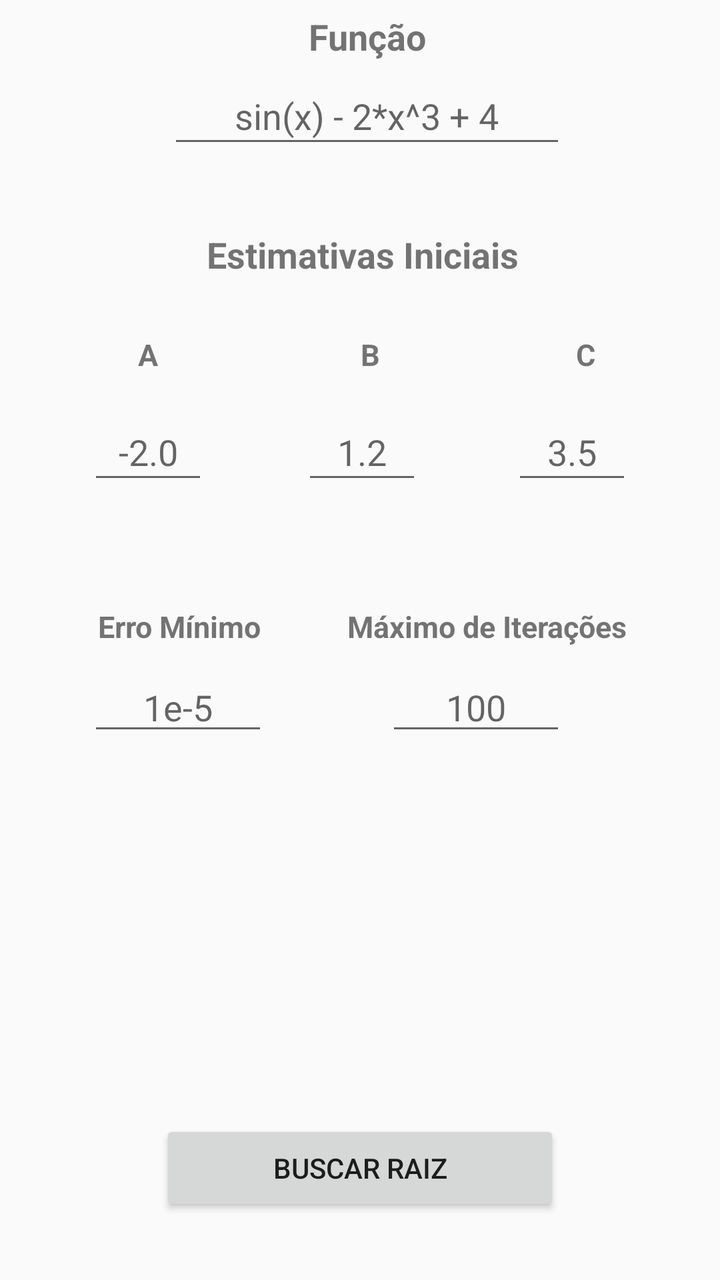
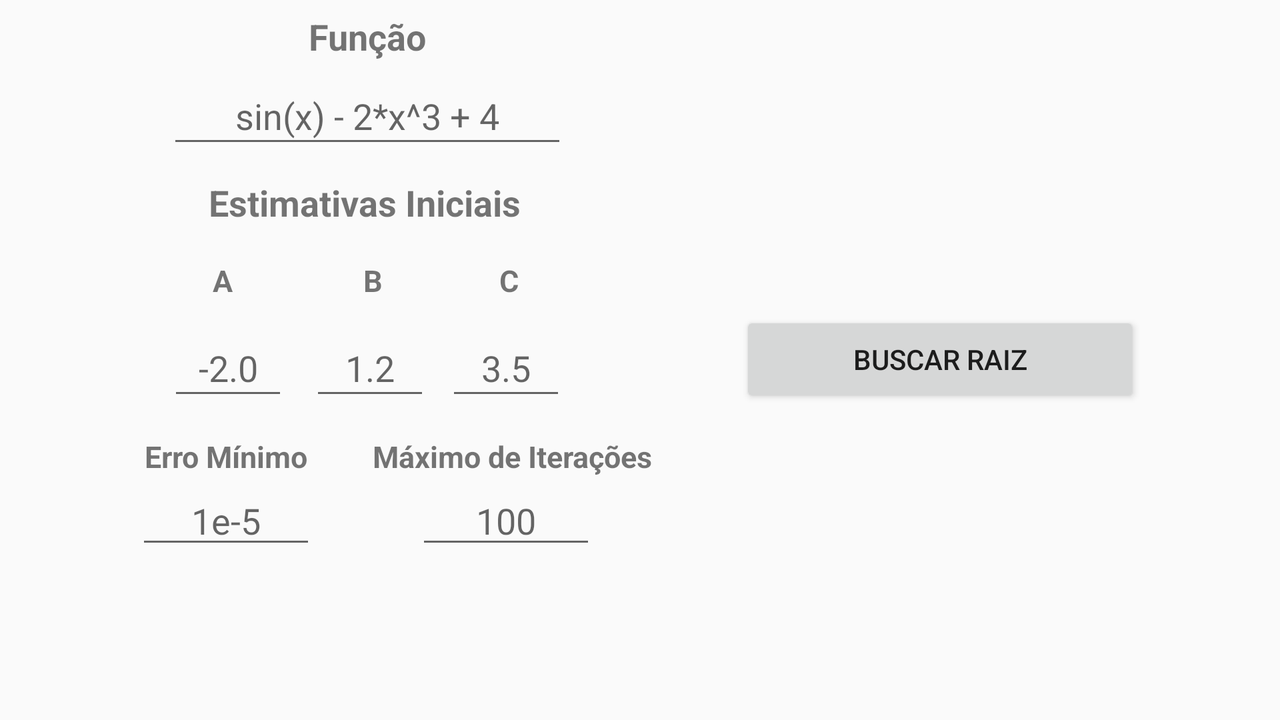

One screen, two layout resources from the same app: the default and the repository's alternative for another configuration. Each is rendered where Android would select it; the XML of both is given below.
<!-- AndroidManifest.xml: application theme AppTheme -->
<!-- res/layout/activity_muller.xml -->
<?xml version="1.0" encoding="utf-8"?>
<android.support.constraint.ConstraintLayout xmlns:android="http://schemas.android.com/apk/res/android"
    xmlns:app="http://schemas.android.com/apk/res-auto"
    xmlns:tools="http://schemas.android.com/tools"
    android:layout_width="match_parent"
    android:layout_height="match_parent"
    android:screenOrientation="portrait"
    tools:layout_editor_absoluteY="25dp">

    <Button
        android:id="@+id/btn_calcular_muller"
        android:layout_width="200dp"
        android:layout_height="48dp"
        android:layout_marginBottom="32dp"
        android:layout_marginEnd="8dp"
        android:layout_marginLeft="8dp"
        android:layout_marginRight="8dp"
        android:layout_marginStart="8dp"
        android:text="@string/btn_BuscarRaiz"
        app:layout_constraintBottom_toBottomOf="parent"
        app:layout_constraintEnd_toEndOf="parent"
        app:layout_constraintStart_toStartOf="parent" />

    <EditText
        android:id="@+id/editText_função_muller"
        android:layout_width="199dp"
        android:layout_height="45dp"
        android:layout_marginEnd="8dp"
        android:layout_marginLeft="8dp"
        android:layout_marginRight="8dp"
        android:layout_marginStart="8dp"
        android:ems="10"
        android:hint="@string/txt_hint_Funcao"
        android:inputType="textPersonName"
        android:textAlignment="center"
        app:layout_constraintEnd_toEndOf="parent"
        app:layout_constraintEnd_toStartOf="@+id/guideline4"
        app:layout_constraintHorizontal_bias="0.5"
        app:layout_constraintStart_toEndOf="@+id/guideline"
        app:layout_constraintStart_toStartOf="parent"
        app:layout_constraintTop_toBottomOf="@+id/textView_função_muller" />

    <TextView
        android:id="@+id/textView_função_muller"
        android:layout_width="200dp"
        android:layout_height="28dp"
        android:layout_marginEnd="8dp"
        android:layout_marginLeft="8dp"
        android:layout_marginRight="8dp"
        android:layout_marginStart="8dp"
        android:text="@string/funcao"
        android:textAlignment="center"
        android:textSize="@dimen/funcao_size"
        android:textStyle="bold"
        app:layout_constraintEnd_toEndOf="parent"
        app:layout_constraintEnd_toStartOf="@+id/guideline4"
        app:layout_constraintHorizontal_bias="0.5"
        app:layout_constraintStart_toEndOf="@+id/guideline"
        app:layout_constraintStart_toStartOf="parent"
        app:layout_constraintTop_toBottomOf="@+id/guideline2" />

    <TextView
        android:id="@+id/textView_x0_muller"
        android:layout_width="57dp"
        android:layout_height="19dp"
        android:layout_marginLeft="8dp"
        android:layout_marginStart="8dp"
        android:layout_marginTop="88dp"
        android:text="@string/txt_Estimativas_A"
        android:textAlignment="center"
        android:textSize="@dimen/estimativas_size"
        android:textStyle="bold"
        app:layout_constraintEnd_toStartOf="@+id/textView_x1_muller"
        app:layout_constraintHorizontal_bias="0.5"
        app:layout_constraintStart_toEndOf="@+id/guideline"
        app:layout_constraintStart_toStartOf="parent"
        app:layout_constraintTop_toBottomOf="@+id/editText_função_muller" />

    <EditText
        android:id="@+id/editText_x0_muller"
        android:layout_width="60dp"
        android:layout_height="45dp"
        android:layout_marginLeft="8dp"
        android:layout_marginStart="8dp"
        android:layout_marginTop="16dp"
        android:ems="10"
        android:hint="@string/txt_hint_A"
        android:inputType="textPersonName"
        android:textAlignment="center"
        app:layout_constraintEnd_toStartOf="@+id/editText_x1_muller"
        app:layout_constraintHorizontal_bias="0.5"
        app:layout_constraintStart_toEndOf="@+id/guideline"
        app:layout_constraintStart_toStartOf="parent"
        app:layout_constraintTop_toBottomOf="@+id/textView_x0_muller" />

    <TextView
        android:id="@+id/textView_x1_muller"
        android:layout_width="57dp"
        android:layout_height="19dp"
        android:layout_marginEnd="13dp"
        android:layout_marginLeft="16dp"
        android:layout_marginRight="13dp"
        android:layout_marginStart="16dp"
        android:layout_marginTop="88dp"
        android:text="@string/txt_Estimativas_B"
        android:textAlignment="center"
        android:textSize="@dimen/estimativas_size"
        android:textStyle="bold"
        app:layout_constraintEnd_toStartOf="@+id/textView_x2_muller"
        app:layout_constraintHorizontal_bias="0.5"
        app:layout_constraintStart_toEndOf="@+id/textView_x0_muller"
        app:layout_constraintTop_toBottomOf="@+id/editText_função_muller" />

    <EditText
        android:id="@+id/editText_x1_muller"
        android:layout_width="60dp"
        android:layout_height="45dp"
        android:layout_marginEnd="9dp"
        android:layout_marginLeft="11dp"
        android:layout_marginRight="9dp"
        android:layout_marginStart="11dp"
        android:layout_marginTop="16dp"
        android:ems="10"
        android:hint="@string/txt_hint_B"
        android:inputType="textPersonName"
        android:textAlignment="center"
        app:layout_constraintEnd_toStartOf="@+id/editText_x2_muller"
        app:layout_constraintHorizontal_bias="0.5"
        app:layout_constraintStart_toEndOf="@+id/editText_x0_muller"
        app:layout_constraintTop_toBottomOf="@+id/textView_x1_muller" />

    <TextView
        android:id="@+id/textView_x2_muller"
        android:layout_width="57dp"
        android:layout_height="19dp"
        android:layout_marginEnd="8dp"
        android:layout_marginRight="8dp"
        android:layout_marginTop="88dp"
        android:text="@string/txt_Estimativas_C"
        android:textAlignment="center"
        android:textSize="@dimen/estimativas_size"
        android:textStyle="bold"
        app:layout_constraintEnd_toEndOf="parent"
        app:layout_constraintEnd_toStartOf="@+id/guideline4"
        app:layout_constraintHorizontal_bias="0.5"
        app:layout_constraintStart_toEndOf="@+id/textView_x1_muller"
        app:layout_constraintTop_toBottomOf="@+id/editText_função_muller" />

    <EditText
        android:id="@+id/editText_x2_muller"
        android:layout_width="60dp"
        android:layout_height="45dp"
        android:layout_marginEnd="8dp"
        android:layout_marginRight="8dp"
        android:layout_marginTop="16dp"
        android:ems="10"
        android:hint="@string/txt_hint_C"
        android:inputType="textPersonName"
        android:textAlignment="center"
        app:layout_constraintEnd_toEndOf="parent"
        app:layout_constraintStart_toEndOf="@+id/editText_x1_muller"
        app:layout_constraintTop_toBottomOf="@+id/textView_x2_muller" />

    <TextView
        android:id="@+id/textView_tol_muller"
        android:layout_width="90dp"
        android:layout_height="17dp"
        android:layout_marginLeft="8dp"
        android:layout_marginStart="8dp"
        android:text="@string/txt_erroMinimo"
        android:textAlignment="center"
        android:textSize="@dimen/estimativas_size"
        android:textStyle="bold"
        app:layout_constraintBaseline_toBaselineOf="@+id/textView_n_muller"
        app:layout_constraintEnd_toStartOf="@+id/textView_n_muller"
        app:layout_constraintHorizontal_bias="0.5"
        app:layout_constraintStart_toStartOf="parent" />

    <EditText
        android:id="@+id/editText_tol_muller"
        android:layout_width="90dp"
        android:layout_height="wrap_content"
        android:layout_marginLeft="44dp"
        android:layout_marginStart="44dp"
        android:ems="10"
        android:hint="@string/txt_hint_ERRO"
        android:inputType="textPersonName"
        android:textAlignment="center"
        app:layout_constraintBaseline_toBaselineOf="@+id/editText_n_muller"
        app:layout_constraintStart_toStartOf="parent" />

    <TextView
        android:id="@+id/textView_n_muller"
        android:layout_width="144dp"
        android:layout_height="wrap_content"
        android:layout_marginEnd="8dp"
        android:layout_marginRight="8dp"
        android:layout_marginTop="56dp"
        android:text="@string/txt_maximoIteracoes"
        android:textAlignment="center"
        android:textSize="@dimen/estimativas_size"
        android:textStyle="bold"
        app:layout_constraintEnd_toEndOf="parent"
        app:layout_constraintHorizontal_bias="0.5"
        app:layout_constraintStart_toEndOf="@+id/textView_tol_muller"
        app:layout_constraintTop_toBottomOf="@+id/editText_x1_muller" />

    <EditText
        android:id="@+id/editText_n_muller"
        android:layout_width="90dp"
        android:layout_height="wrap_content"
        android:layout_marginEnd="84dp"
        android:layout_marginRight="84dp"
        android:layout_marginTop="8dp"
        android:ems="10"
        android:hint="@string/txt_hint_N"
        android:inputType="textPersonName"
        android:textAlignment="center"
        app:layout_constraintEnd_toStartOf="@+id/guideline4"
        app:layout_constraintTop_toBottomOf="@+id/textView_n_muller" />

    <android.support.constraint.Guideline
        android:id="@+id/guideline"
        android:layout_width="wrap_content"
        android:layout_height="wrap_content"
        android:orientation="vertical"
        app:layout_constraintGuide_begin="20dp" />

    <android.support.constraint.Guideline
        android:id="@+id/guideline2"
        android:layout_width="wrap_content"
        android:layout_height="wrap_content"
        android:layout_marginTop="8dp"
        android:orientation="horizontal"
        app:layout_constraintGuide_begin="6dp"
        app:layout_constraintTop_toTopOf="parent" />

    <android.support.constraint.Guideline
        android:id="@+id/guideline3"
        android:layout_width="wrap_content"
        android:layout_height="wrap_content"
        android:orientation="vertical"
        app:layout_constraintGuide_begin="20dp" />

    <android.support.constraint.Guideline
        android:id="@+id/guideline4"
        android:layout_width="wrap_content"
        android:layout_height="wrap_content"
        android:layout_marginEnd="8dp"
        android:layout_marginRight="8dp"
        android:orientation="vertical"
        app:layout_constraintEnd_toEndOf="parent"
        app:layout_constraintGuide_begin="367dp" />

    <TextView
        android:id="@+id/textView8"
        android:layout_width="196dp"
        android:layout_height="27dp"
        android:layout_marginEnd="88dp"
        android:layout_marginRight="88dp"
        android:layout_marginTop="36dp"
        android:text="Estimativas Iniciais"
        android:textAlignment="center"
        android:textSize="@dimen/funcao_size"
        android:textStyle="bold"
        app:layout_constraintEnd_toEndOf="parent"
        app:layout_constraintEnd_toStartOf="@+id/guideline4"
        app:layout_constraintTop_toBottomOf="@+id/editText_função_muller" />

    <Button
        android:id="@+id/btn_help_muller"
        android:layout_width="25dp"
        android:layout_height="25dp"
        android:layout_marginEnd="5dp"
        android:layout_marginRight="5dp"
        android:layout_marginTop="5dp"
        android:background="@drawable/help"
        app:layout_constraintEnd_toEndOf="parent"
        app:layout_constraintTop_toTopOf="parent" />

</android.support.constraint.ConstraintLayout>
<!-- resources referenced by this layout -->
<resources>
  <dimen name="estimativas_size">15sp</dimen>
  <dimen name="funcao_size">18sp</dimen>
  <string name="btn_BuscarRaiz">Buscar Raiz</string>
  <string name="funcao">Função</string>
  <string name="txt_Estimativas_A">A</string>
  <string name="txt_Estimativas_B">B</string>
  <string name="txt_Estimativas_C">C</string>
  <string name="txt_erroMinimo">Erro Mínimo</string>
  <string name="txt_hint_A">-2.0</string>
  <string name="txt_hint_B">1.2</string>
  <string name="txt_hint_C">3.5</string>
  <string name="txt_hint_ERRO">1e-5</string>
  <string name="txt_hint_Funcao">sin(x) - 2*x^3 + 4</string>
  <string name="txt_hint_N">100</string>
  <string name="txt_maximoIteracoes">Máximo de Iterações</string>
  <style name="AppTheme" parent="Base.Theme.AppCompat.Light.DarkActionBar">
          
          <item name="colorPrimary">@color/colorPrimary</item>
          <item name="colorPrimaryDark">@color/colorPrimaryDark</item>
          <item name="colorAccent">@color/colorAccent</item>
      </style>
  <color name="colorPrimary">#1a4616</color>
  <color name="colorPrimaryDark">#1a4616</color>
  <color name="colorAccent">#FF4081</color>
</resources>
<!-- res/layout-land/activity_muller.xml (the repository's variant of the layout above) -->
<!-- drawn on the phone turned sideways -->
<?xml version="1.0" encoding="utf-8"?>
<android.support.constraint.ConstraintLayout xmlns:android="http://schemas.android.com/apk/res/android"
    xmlns:app="http://schemas.android.com/apk/res-auto"
    xmlns:tools="http://schemas.android.com/tools"
    android:layout_width="match_parent"
    android:layout_height="match_parent"
    android:screenOrientation="portrait"
    tools:layout_editor_absoluteY="25dp">

    <Button
        android:id="@+id/btn_calcular_muller"
        android:layout_width="200dp"
        android:layout_height="48dp"
        android:layout_marginBottom="144dp"
        android:layout_marginEnd="46dp"
        android:layout_marginLeft="63dp"
        android:layout_marginRight="46dp"
        android:layout_marginStart="63dp"
        android:layout_marginTop="143dp"
        android:text="@string/btn_BuscarRaiz"
        app:layout_constraintBottom_toBottomOf="parent"
        app:layout_constraintEnd_toEndOf="parent"
        app:layout_constraintStart_toEndOf="@+id/textView_x2_muller"
        app:layout_constraintTop_toTopOf="parent" />

    <EditText
        android:id="@+id/editText_função_muller"
        android:layout_width="200dp"
        android:layout_height="45dp"
        android:layout_marginEnd="8dp"
        android:layout_marginLeft="8dp"
        android:layout_marginRight="8dp"
        android:layout_marginStart="8dp"
        android:ems="10"
        android:hint="@string/txt_hint_Funcao"
        android:inputType="textPersonName"
        android:textAlignment="center"
        app:layout_constraintEnd_toEndOf="parent"
        app:layout_constraintEnd_toStartOf="@+id/guideline4"
        app:layout_constraintHorizontal_bias="0.5"
        app:layout_constraintStart_toEndOf="@+id/guideline"
        app:layout_constraintStart_toStartOf="parent"
        app:layout_constraintTop_toBottomOf="@+id/textView_função_muller" />

    <TextView
        android:id="@+id/textView_função_muller"
        android:layout_width="200dp"
        android:layout_height="28dp"
        android:layout_marginEnd="8dp"
        android:layout_marginLeft="8dp"
        android:layout_marginRight="8dp"
        android:layout_marginStart="8dp"
        android:text="@string/funcao"
        android:textAlignment="center"
        android:textSize="@dimen/funcao_size"
        android:textStyle="bold"
        app:layout_constraintEnd_toEndOf="parent"
        app:layout_constraintEnd_toStartOf="@+id/guideline4"
        app:layout_constraintHorizontal_bias="0.5"
        app:layout_constraintStart_toEndOf="@+id/guideline"
        app:layout_constraintStart_toStartOf="parent"
        app:layout_constraintTop_toBottomOf="@+id/guideline2" />

    <TextView
        android:id="@+id/textView_x0_muller"
        android:layout_width="57dp"
        android:layout_height="19dp"
        android:layout_marginLeft="83dp"
        android:layout_marginStart="83dp"
        android:layout_marginTop="14dp"
        android:text="@string/txt_Estimativas_A"
        android:textAlignment="center"
        android:textSize="@dimen/estimativas_size"
        android:textStyle="bold"
        app:layout_constraintStart_toStartOf="parent"
        app:layout_constraintTop_toBottomOf="@+id/textView8" />

    <EditText
        android:id="@+id/editText_x0_muller"
        android:layout_width="60dp"
        android:layout_height="45dp"
        android:layout_marginLeft="84dp"
        android:layout_marginStart="84dp"
        android:layout_marginTop="11dp"
        android:ems="10"
        android:hint="@string/txt_hint_A"
        android:inputType="textPersonName"
        android:textAlignment="center"
        app:layout_constraintStart_toStartOf="parent"
        app:layout_constraintTop_toBottomOf="@+id/textView_x0_muller" />

    <TextView
        android:id="@+id/textView_x1_muller"
        android:layout_width="57dp"
        android:layout_height="19dp"
        android:layout_marginLeft="18dp"
        android:layout_marginStart="18dp"
        android:layout_marginTop="14dp"
        android:text="@string/txt_Estimativas_B"
        android:textAlignment="center"
        android:textSize="@dimen/estimativas_size"
        android:textStyle="bold"
        app:layout_constraintStart_toEndOf="@+id/textView_x0_muller"
        app:layout_constraintTop_toBottomOf="@+id/textView8" />

    <EditText
        android:id="@+id/editText_x1_muller"
        android:layout_width="60dp"
        android:layout_height="45dp"
        android:layout_marginLeft="11dp"
        android:layout_marginStart="11dp"
        android:layout_marginTop="11dp"
        android:ems="10"
        android:hint="@string/txt_hint_B"
        android:inputType="textPersonName"
        android:textAlignment="center"
        app:layout_constraintStart_toEndOf="@+id/editText_x0_muller"
        app:layout_constraintTop_toBottomOf="@+id/textView_x1_muller" />

    <TextView
        android:id="@+id/textView_x2_muller"
        android:layout_width="57dp"
        android:layout_height="19dp"
        android:layout_marginLeft="11dp"
        android:layout_marginStart="11dp"
        android:layout_marginTop="14dp"
        android:text="@string/txt_Estimativas_C"
        android:textAlignment="center"
        android:textSize="@dimen/estimativas_size"
        android:textStyle="bold"
        app:layout_constraintStart_toEndOf="@+id/textView_x1_muller"
        app:layout_constraintTop_toBottomOf="@+id/textView8" />

    <EditText
        android:id="@+id/editText_x2_muller"
        android:layout_width="60dp"
        android:layout_height="45dp"
        android:layout_marginLeft="8dp"
        android:layout_marginStart="8dp"
        android:layout_marginTop="11dp"
        android:ems="10"
        android:hint="@string/txt_hint_C"
        android:inputType="textPersonName"
        android:textAlignment="center"
        app:layout_constraintStart_toEndOf="@+id/editText_x1_muller"
        app:layout_constraintTop_toBottomOf="@+id/textView_x2_muller" />

    <TextView
        android:id="@+id/textView_tol_muller"
        android:layout_width="90dp"
        android:layout_height="20dp"
        android:layout_marginLeft="68dp"
        android:layout_marginStart="68dp"
        android:layout_marginTop="13dp"
        android:text="@string/txt_erroMinimo"
        android:textAlignment="center"
        android:textSize="@dimen/estimativas_size"
        android:textStyle="bold"
        app:layout_constraintStart_toStartOf="parent"
        app:layout_constraintTop_toBottomOf="@+id/editText_x1_muller" />

    <EditText
        android:id="@+id/editText_tol_muller"
        android:layout_width="90dp"
        android:layout_height="wrap_content"
        android:layout_marginLeft="68dp"
        android:layout_marginStart="68dp"
        android:ems="10"
        android:hint="@string/txt_hint_ERRO"
        android:inputType="textPersonName"
        android:textAlignment="center"
        app:layout_constraintStart_toStartOf="parent"
        app:layout_constraintTop_toBottomOf="@+id/textView_tol_muller" />

    <TextView
        android:id="@+id/textView_n_muller"
        android:layout_width="150dp"
        android:layout_height="20dp"
        android:layout_marginLeft="23dp"
        android:layout_marginStart="23dp"
        android:layout_marginTop="13dp"
        android:text="@string/txt_maximoIteracoes"
        android:textAlignment="center"
        android:textSize="@dimen/estimativas_size"
        android:textStyle="bold"
        app:layout_constraintStart_toEndOf="@+id/textView_tol_muller"
        app:layout_constraintTop_toBottomOf="@+id/editText_x1_muller" />

    <EditText
        android:id="@+id/editText_n_muller"
        android:layout_width="90dp"
        android:layout_height="wrap_content"
        android:layout_marginLeft="50dp"
        android:layout_marginStart="50dp"
        android:ems="10"
        android:hint="@string/txt_hint_N"
        android:inputType="textPersonName"
        android:textAlignment="center"
        app:layout_constraintStart_toEndOf="@+id/editText_tol_muller"
        app:layout_constraintTop_toBottomOf="@+id/textView_n_muller" />

    <android.support.constraint.Guideline
        android:id="@+id/guideline"
        android:layout_width="wrap_content"
        android:layout_height="wrap_content"
        android:orientation="vertical"
        app:layout_constraintGuide_begin="20dp" />

    <android.support.constraint.Guideline
        android:id="@+id/guideline2"
        android:layout_width="wrap_content"
        android:layout_height="wrap_content"
        android:layout_marginTop="8dp"
        android:orientation="horizontal"
        app:layout_constraintGuide_begin="6dp"
        app:layout_constraintTop_toTopOf="parent" />

    <android.support.constraint.Guideline
        android:id="@+id/guideline3"
        android:layout_width="wrap_content"
        android:layout_height="wrap_content"
        android:orientation="vertical"
        app:layout_constraintGuide_begin="20dp" />

    <android.support.constraint.Guideline
        android:id="@+id/guideline4"
        android:layout_width="wrap_content"
        android:layout_height="wrap_content"
        android:layout_marginEnd="8dp"
        android:layout_marginRight="8dp"
        android:orientation="vertical"
        app:layout_constraintEnd_toEndOf="parent"
        app:layout_constraintGuide_begin="367dp" />

    <TextView
        android:id="@+id/textView8"
        android:layout_width="200dp"
        android:layout_height="27dp"
        android:layout_marginEnd="85dp"
        android:layout_marginLeft="82dp"
        android:layout_marginRight="85dp"
        android:layout_marginStart="82dp"
        android:layout_marginTop="10dp"
        android:text="Estimativas Iniciais"
        android:textAlignment="center"
        android:textSize="@dimen/funcao_size"
        android:textStyle="bold"
        app:layout_constraintEnd_toEndOf="parent"
        app:layout_constraintEnd_toStartOf="@+id/guideline4"
        app:layout_constraintStart_toStartOf="parent"
        app:layout_constraintTop_toBottomOf="@+id/editText_função_muller" />

    <Button
        android:id="@+id/btn_help_muller"
        android:layout_width="25dp"
        android:layout_height="25dp"
        android:layout_marginEnd="5dp"
        android:layout_marginRight="5dp"
        android:layout_marginTop="5dp"
        android:background="@drawable/help"
        app:layout_constraintEnd_toEndOf="parent"
        app:layout_constraintTop_toTopOf="parent" />

</android.support.constraint.ConstraintLayout>
